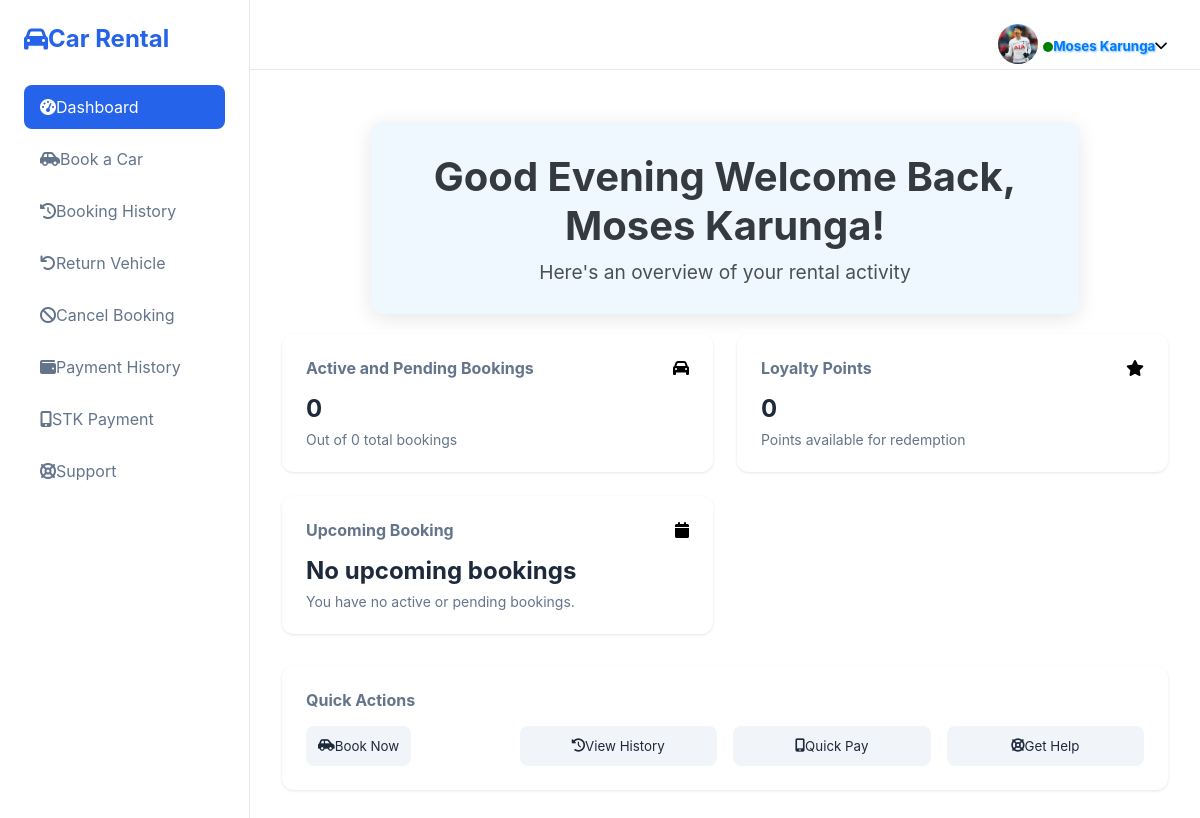
Screenshot of /customer/dashboard.php (signed in) with the database file from the repository.
### tables this page shows
CREATE TABLE `customers` (
  `id` int(11) NOT NULL,
  `full_name` varchar(100) NOT NULL,
  `email` varchar(100) NOT NULL,
  `status` enum('active','inactive','suspended','pending') NOT NULL DEFAULT 'active',
  `last_logout` datetime DEFAULT NULL,
  `password` varchar(255) NOT NULL,
  `mobile` varchar(12) NOT NULL,
  `gender` enum('male','female','other') NOT NULL,
  `dob` date NOT NULL,
  `occupation` varchar(100) NOT NULL,
  `residence` varchar(100) NOT NULL,
  `created_at` timestamp NOT NULL DEFAULT current_timestamp(),
  `profile_picture` varchar(255) DEFAULT 'default_profile.png',
  `remember_token` varchar(255) DEFAULT NULL,
  `last_login` datetime DEFAULT NULL,
  `reset_token` varchar(255) DEFAULT NULL,
  `token_expiration` datetime DEFAULT NULL
);

### customer/dashboard.php (the view, shortened to what this page needs)
<?php
$servername = "localhost";
$username = "root";
$password = "";
$dbname = "car_rental_management";
$conn = new mysqli($servername, $username, $password, $dbname);
$customer_id = $_SESSION['customer_id'];
$sql = "SELECT * FROM customers WHERE id = ?";
$stmt = $conn->prepare($sql);
$stmt->bind_param("i", $customer_id);
$stmt->execute();
$result = $stmt->get_result();
if ($result->num_rows > 0) {
    $customer_details = $result->fetch_assoc();
} else {
    die("Customer not found.");
}
$full_name = $customer_details['full_name'];
$profile_picture = $customer_details['profile_picture'] ?? 'path/to/default-profile-picture.jpg';
function getGreeting() {
    $currentHour = (int)date('H');
    if ($currentHour >= 5 && $currentHour < 12) {
        return "Good Morning";
    } elseif ($currentHour >= 12 && $currentHour < 16) {
        return "Good Afternoon";
    } elseif ($currentHour >= 16 && $currentHour < 19) {
        return "Good Evening";
    } else {
        return "Good Night";
    }
}
$greeting = getGreeting();
$sql_active_or_pending = "SELECT COUNT(*) AS active_or_pending_bookings FROM bookings WHERE customer_id = ? AND booking_status IN ('active', 'pending')";
$sql_total = "SELECT COUNT(*) AS total_bookings FROM bookings WHERE customer_id = ?";
$stmt_active_or_pending = $conn->prepare($sql_active_or_pending);
$stmt_active_or_pending->bind_param('i', $customer_id);
$stmt_active_or_pending->execute();
$result_active_or_pending = $stmt_active_or_pending->get_result();
$active_or_pending_booking_data = $result_active_or_pending->fetch_assoc();
$active_bookings = $active_or_pending_booking_data['active_or_pending_bookings'];
$stmt_total = $conn->prepare($sql_total);
$stmt_total->bind_param('i', $customer_id);
$stmt_total->execute();
$result_total = $stmt_total->get_result();
$total_booking_data = $result_total->fetch_assoc();
$total_bookings = $total_booking_data['total_bookings'];
$loyalty_points = $total_bookings * 10;
$sql_upcoming = "SELECT model_name AS car, booking_date AS date, booking_status AS status
                 FROM bookings
                 WHERE customer_id = ?
                 AND (booking_status = 'active' OR booking_status = 'pending')
                 ORDER BY booking_date ASC LIMIT 1";
$stmt_upcoming = $conn->prepare($sql_upcoming);
$stmt_upcoming->bind_param('i', $customer_id);
$stmt_upcoming->execute();
$result_upcoming = $stmt_upcoming->get_result();
if ($result_upcoming->num_rows > 0) {
    $upcoming_booking = $result_upcoming->fetch_assoc();
} else {
    $upcoming_booking = null;
}
?>
<!DOCTYPE html>
<html lang="en">
<head>
    <link rel="stylesheet" href="https://cdnjs.cloudflare.com/ajax/libs/font-awesome/6.0.0-beta3/css/all.min.css">
    <link rel="stylesheet" href="assets/css/customerdash.css">
</head>
<body>
    <aside class="sidebar">
        <div class="sidebar-logo">
            <i class="fas fa-car"></i>
            <span>Car Rental</span>
        </div>
        <nav>
            <div class="nav-item">
                <a href="dashboard.php" class="nav-link active">
                    <i class="fas fa-tachometer-alt"></i>
                    <span>Dashboard</span>
                </a>
            </div>
            <div class="nav-item">
                <a href="book_car.php" class="nav-link">
                    <i class="fas fa-car-side"></i>
                    <span>Book a Car</span>
                </a>
            </div>
            <div class="nav-item">
                <a href="bookinghistory.php" class="nav-link">
                    <i class="fas fa-history"></i>
                    <span>Booking History</span>
                </a>
            </div>
            <div class="nav-item">
                <a href="returncar.php" class="nav-link">
                    <i class="fas fa-undo"></i>
                    <span>Return Vehicle</span>
                </a>
            </div>
            <div class="nav-item">
                <a href="cancelbooking.php" class="nav-link">
                    <i class="fas fa-ban"></i>
                    <span>Cancel Booking</span>
                </a>
            </div>
            <div class="nav-item">
                <a href="payment_history.php" class="nav-link">
                    <i class="fas fa-wallet"></i>
                    <span>Payment History</span>
                </a>
            </div>
            <div class="nav-item">
                <a href="stk_payment.php" class="nav-link">
                    <i class="fas fa-mobile-alt"></i>
                    <span>STK Payment</span>
                </a>
            </div>
            <div class="nav-item">
                <a href="support.php" class="nav-link">
                    <i class="fas fa-life-ring"></i>
                    <span>Support</span>
                </a>
            </div>
        </nav>
    </aside>
    <header class="header">
        <div class="header-content">
            <div class="profile">
                <button class="profile-button" onclick="toggleDropdown()">
                    <div class="profile-picture">
                        <img src="<?php echo htmlspecialchars($profile_picture); ?>" alt="Profile">
                    </div>
                    <span class="profile-name">
    <strong><span style="display: inline-block; width: 10px; height: 10px; background-color: green; border-radius: 50%; margin-left: 5px; vertical-align: middle;"></span><?php echo htmlspecialchars($full_name); ?></strong>
</span>
                    <i class="fas fa-chevron-down"></i>
                </button>
            </div>
        </div>
    </header>
    <main class="main-content">
        <div class="welcome-message">
            <h1><?php echo $greeting . ' Welcome Back, ' . htmlspecialchars($full_name) . '!'; ?></h1>
            <p>Here's an overview of your rental activity</p>
        </div>
        <div class="dashboard-grid">
            <div class="dashboard-card">
                <div class="card-header">
                    <h3 class="card-title">Active and Pending Bookings</h3>
                    <i class="fas fa-car text-primary"></i>
                </div>
                <div class="card-value"><?php echo $active_bookings; ?></div>
                <div class="card-subtitle">Out of <?php echo $total_bookings; ?> total bookings</div>
            </div>
            <div class="dashboard-card">
                <div class="card-header">
                    <h3 class="card-title">Loyalty Points</h3>
                    <i class="fas fa-star text-warning"></i>
                </div>
                <div class="card-value"><?php echo $loyalty_points; ?></div>
                <div class="card-subtitle">Points available for redemption</div>
            </div>
            <div class="dashboard-card">
                <div class="card-header">
                    <h3 class="card-title">Upcoming Booking</h3>
                    <i class="fas fa-calendar text-success"></i>
                </div>
                <?php if ($upcoming_booking) { ?>
                    <div class="card-value"><?php echo $upcoming_booking['car']; ?></div>
                    <div class="card-subtitle">
                        <?php echo date('F j, Y', strtotime($upcoming_booking['date'])); ?>
                        <span class="status-badge status-<?php echo strtolower($upcoming_booking['status']); ?>">
                            <?php echo ucfirst($upcoming_booking['status']); ?>
                        </span>
                    </div>
                <?php } else { ?>
                    <div class="card-value">No upcoming bookings</div>
                    <div class="card-subtitle">You have no active or pending bookings.</div>
                <?php } ?>
            </div>
        </div>
        <div class="dashboard-card">
            <div class="card-header">
                <h3 class="card-title">Quick Actions</h3>
            </div>
            <div class="quick-actions">
                <form method="POST" action="book_car.php">
                    <button type="submit" class="action-button">
                        <i class="fas fa-car-side"></i>
                        <span>Book Now</span>
                    </button>
                </form>
                <button class="action-button">
                    <i class="fas fa-history"></i>
                    <span>View History</span>
                </button>
                <button class="action-button">
                    <i class="fas fa-mobile-alt"></i>
                    <span>Quick Pay</span>
                </button>
                <button class="action-button">
                    <i class="fas fa-life-ring"></i>
                    <span>Get Help</span>
                </button>
            </div>
        </div>
    </main>
</body>
</html>

### customer/assets/css/customerdash.css (style rules this page uses)
:root { --primary-color: #2563eb; --secondary-color: #1e40af; --background-color: #f8fafc; --card-background: #ffffff; --text-primary: #1e293b; --text-secondary: #64748b; --border-color: #e2e8f0; --hover-background: #f1f5f9; }
* { margin: 0; padding: 0; box-sizing: border-box; font-family: 'Inter', system-ui, -apple-system, sans-serif; }
body { display: flex; min-height: 100vh; background-color: var(--background-color); color: var(--text-primary); }
.header { width: calc(100% - 250px); background-color: var(--card-background); color: var(--text-primary); border-bottom: 1px solid var(--border-color); padding: 1rem 1.5rem; position: fixed; top: 0; right: 0; left: 250px; z-index: 10; height: 70px; }
.header-content { display: flex; justify-content: space-between; align-items: center; max-width: 900px; margin: 0 auto; }
.profile-button { display: flex; align-items: center; background: none; border: none; cursor: pointer; padding: 0.5rem; border-radius: 0.5rem; position: relative; transition: background-color 0.2s; }
.profile-picture img { width: 40px; height: 40px; border-radius: 50%; object-fit: cover; }
.sidebar { width: 250px; background-color: var(--card-background); border-right: 1px solid var(--border-color); padding: 1.5rem; position: fixed; top: 0; bottom: 0; left: 0; overflow-y: auto; }
.sidebar-logo { font-size: 1.5rem; font-weight: bold; color: var(--primary-color); margin-bottom: 2rem; display: flex; align-items: center; }
.nav-item { margin-bottom: 0.5rem; }
.nav-link { display: flex; align-items: center; padding: 0.75rem 1rem; color: var(--text-secondary); text-decoration: none; border-radius: 0.5rem; transition: background-color 0.2s, color 0.2s; }
.nav-link:hover, .nav-link.active { background-color: var(--primary-color); color: white; }
.main-content { flex: 1; padding: 2rem; margin-left: 250px; margin-top: 70px; }
.dashboard-grid { display: grid; grid-template-columns: repeat(auto-fit, minmax(300px, 1fr)); gap: 1.5rem; margin-bottom: 2rem; }
.dashboard-card { background-color: var(--card-background); border-radius: 0.75rem; padding: 1.5rem; box-shadow: 0 1px 3px rgba(0, 0, 0, 0.1); }
.card-header { display: flex; justify-content: space-between; align-items: center; margin-bottom: 1rem; }
.card-title { font-size: 1rem; color: var(--text-secondary); }
.card-value { font-size: 1.5rem; font-weight: bold; color: var(--text-primary); margin-bottom: 0.5rem; }
.card-subtitle { font-size: 0.875rem; color: var(--text-secondary); }
.quick-actions { display: grid; grid-template-columns: repeat(auto-fit, minmax(150px, 1fr)); gap: 1rem; margin-top: 1rem; }
.action-button { display: flex; align-items: center; justify-content: center; padding: 0.75rem; background-color: var(--hover-background); border: none; border-radius: 0.5rem; color: var(--text-primary); cursor: pointer; transition: background-color 0.2s, color 0.2s; }
.welcome-message { text-align: center; background-color: #f0f8ff; border-radius: 10px; padding: 30px; margin: 20px auto; width: 80%; box-shadow: 0 4px 20px rgba(0, 0, 0, 0.1); animation: fadeIn 0.5s ease-in-out; }
.welcome-message h1 { font-size: 2.5rem; color: #343a40; margin-bottom: 10px; }
.welcome-message p { font-size: 1.2rem; color: #495057; }
.profile-name { font-weight: bold; color: #007bff; text-shadow: 1px 1px 2px rgba(0, 123, 255, 0.5); }

### customer/dashboard.php (style rules this page uses)
:root { --background-color: #ffffff; --text-color: #000000; }
body { background-color: var(--background-color); color: var(--text-color); }

### rows the page displays
customers: profile_picture (picture), full_name "Moses Karunga"

### other values shown
$greeting "Good Evening"
$active_bookings "0"
$total_bookings "0"
$loyalty_points "0"
